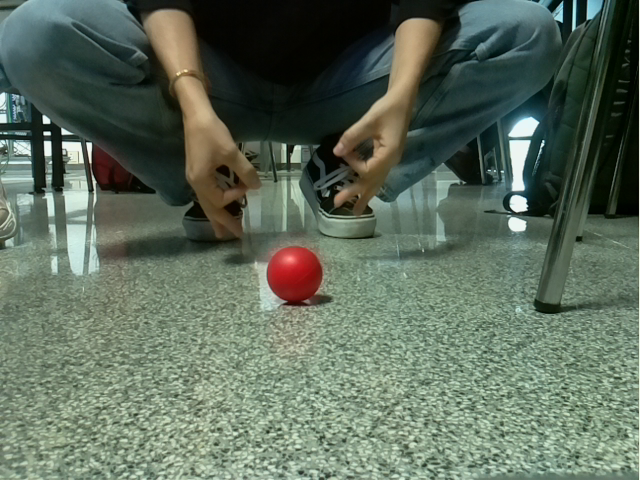
#> input picture frame.png, 640 x 480 px, found by its file name
$ python blob_detection.py
#> lines starting #> are read from the running program, lines starting #| are printed output that depends on the picture; after the words box and inside, x2 and y2 are one past the last pixel; in counts of white or black regions, pixels touching at a corner belong together
import cv2 as cv
import numpy as np
params = cv.SimpleBlobDetector_Params()
params.minThreshold = 10
params.maxThreshold = 200
params.filterByArea = True
params.minArea = 20
params.maxArea = 1000000
params.filterByCircularity = True
params.minCircularity = 0.1
params.maxCircularity = 1
params.filterByColor = False
params.filterByConvexity = False
detector = cv.SimpleBlobDetector_create(params)
r11 = np.array([0, 70, 50])
r12 = np.array([10, 255, 255])
r21 = np.array([170, 70, 50])
r22 = np.array([180, 255, 255])

def detect_blob():
    print('a')
    frame = cv.imread('res/img/frame.png', cv.IMREAD_COLOR)
#> frame is the input picture: shape (480, 640, 3); mean B, G, R 92.5, 108.3, 94
    blurred = cv.GaussianBlur(frame, (11, 11), 5)
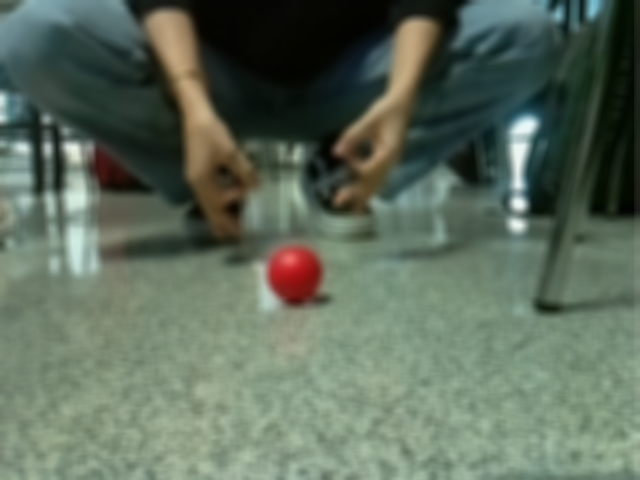
#> blurred: shape (480, 640, 3); mean B, G, R 92.4, 108.2, 93.9
    cv.imwrite('res/img/Blurred_Image.png', blurred)

    hsv = cv.cvtColor(blurred, cv.COLOR_BGR2HSV)
#> hsv: shape (480, 640, 3); mean H, S, V 58.8, 68.5, 110.6
    mask1 = cv.inRange(hsv, r11, r12)
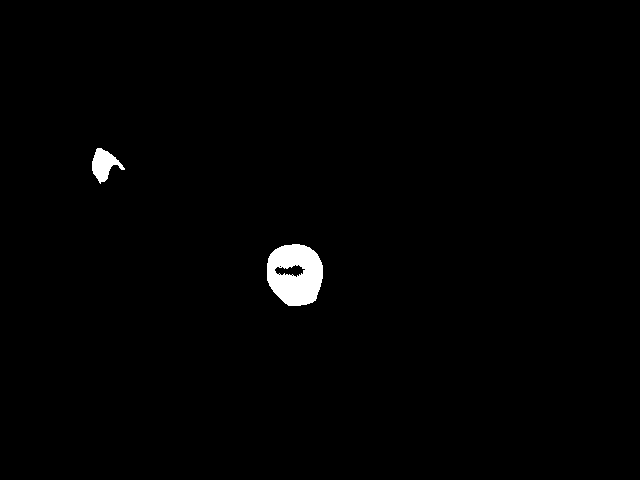
#> mask1: shape (480, 640); 1% white; 2 white regions, box (x1, y1, x2, y2) and area: (267, 244, 323, 306) 2613, (92, 148, 125, 184) 602
    mask2 = cv.inRange(hsv, r21, r22)
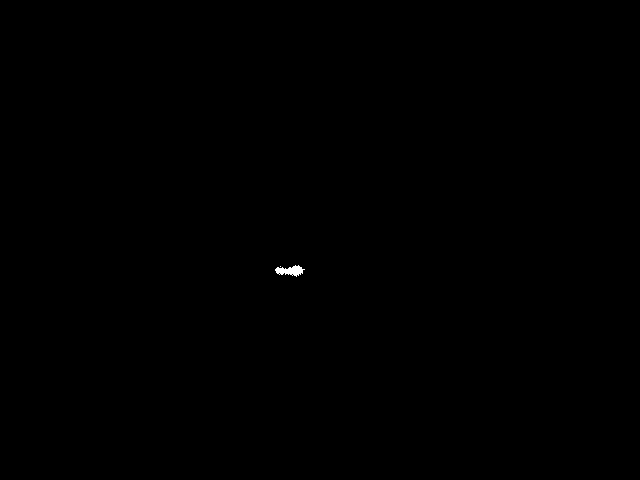
#> mask2: shape (480, 640); 0.07% white; 2 white regions (1 under 20 px), largest, box (x1, y1, x2, y2) and area: (275, 265, 305, 277) 202
    mask = mask1 | mask2    # we need two masks because hsv values start and end on red :/
#> mask: shape (480, 640); 1.1% white; 2 white regions, box (x1, y1, x2, y2) and area: (267, 244, 323, 306) 2816, (92, 148, 125, 184) 602
    color_masked = cv.bitwise_and(frame, frame, mask=mask)
    cv.imwrite('res/img/Color_Masked_Image.png', color_masked)

    mask = cv.erode(mask, None, iterations=2)
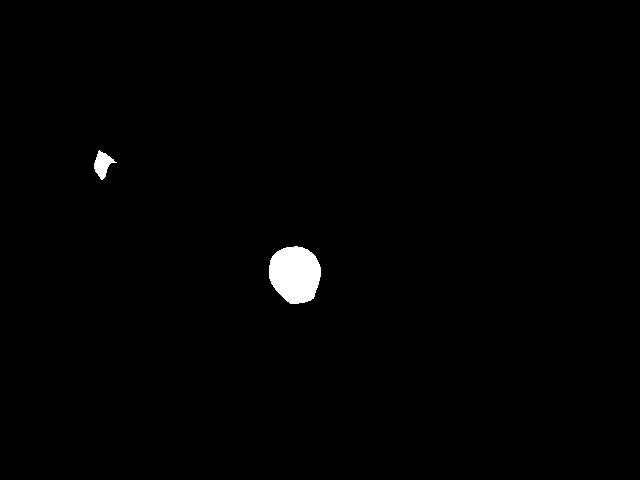
#> mask: shape (480, 640); 0.88% white; 2 white regions, box (x1, y1, x2, y2) and area: (269, 246, 321, 304) 2360, (94, 150, 117, 180) 342
    eroded = cv.bitwise_and(frame, frame, mask=mask)
    cv.imwrite('res/img/Eroded_Image.png', eroded)

    mask = cv.dilate(mask, None, iterations=1)
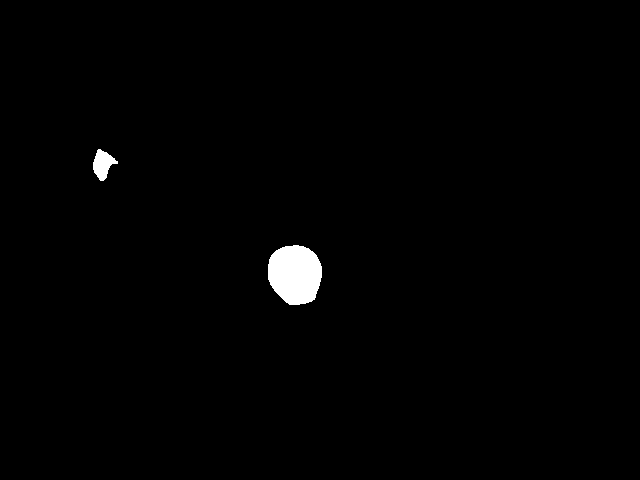
#> mask: shape (480, 640); 0.99% white; 2 white regions, box (x1, y1, x2, y2) and area: (268, 245, 322, 305) 2584, (93, 149, 118, 181) 452
    res = cv.bitwise_and(frame, frame, mask=mask)
    dilated_bgr = cv.cvtColor(res, cv.COLOR_HSV2BGR)
    cv.imwrite('res/img/Dilated_Image.png', res)

    keypoints = detector.detect(mask)
#> keypoints = 2 keypoints; (x, y, size): (295, 274, 56.7), (102, 164, 23.5)
    if not keypoints:
        biggest_kp = None
    else:   # we only keep the biggest blob!
        biggest_kp = keypoints[0]   # we start looking on the first one
#> biggest_kp = keypoint at (294.7, 273.9), size 56.7
        for point in keypoints:     # we filter and only return the largest
            if point.size > biggest_kp.size:
                biggest_kp = point
#> this loop made 2 passes
#> point on passes 1 to 2: keypoint at (294.7, 273.9), size 56.7, keypoint at (102.4, 163.8), size 23.5
    if biggest_kp:
        im_with_keypoints = cv.drawKeypoints(frame, [biggest_kp], np.array([]), (255, 255, 255), cv.DRAW_MATCHES_FLAGS_DRAW_RICH_KEYPOINTS)
        cv.imwrite('res/img/Blob.png', im_with_keypoints)
    else: print(':(')

if __name__ == '__main__':
    detect_blob()
